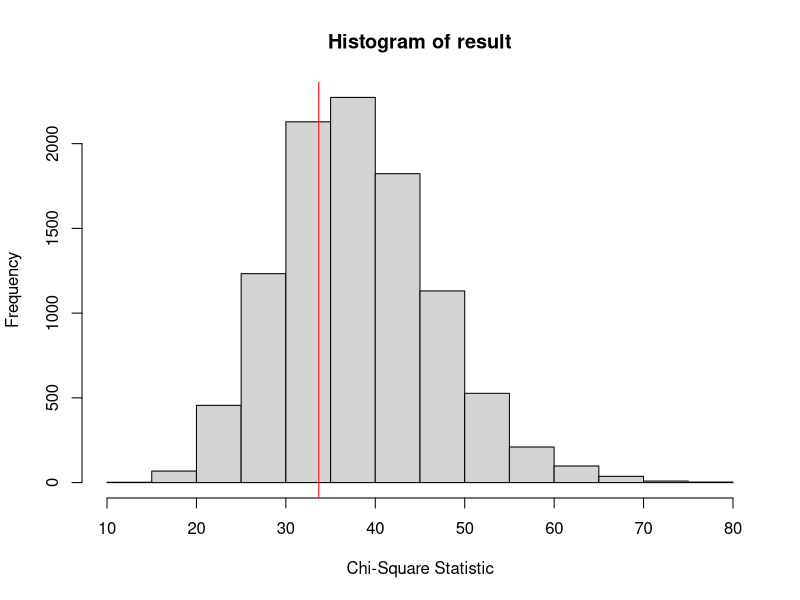

This figure's R source: (Note: this script raises an error after producing the figure.)

# Ryan Ballenger
# Math 156
# HW 4

#setwd("/Users/Ryan/Desktop")

#####
# 1.

#setwd("/Users/Ryan/Desktop")
Lot = read.csv("Lottery.csv")

# Chi-square goodness of fit test 
Numbers<-Lot$Win
Obs<-table(Numbers);Obs

chisq1 <-function(Obs){
  Expected <- rep(sum(Obs)/length(Obs),length(Obs))
  sum((Obs-Expected)^2/Expected)
}
observed <-chisq1(Obs);observed # chi-square statistic is 33.676

Pvalue <-chisq.test(Obs); Pvalue 
# p-value is .67 suggesting they are randomly drawn.
# Using the Chi-square goodness of fit test, the numbers 
# are shown to have been selected randomly. The .67 p-value 
# shows this is a typical random draw. 


# drawing samples of 500 numbers from 1 to 39 
nums=c(1:39); nums

N =10^4 -1; result<-numeric(N)
for (i in 1:N){
  nums.sim<-sample(nums, length(Numbers), replace= TRUE)
  result[i]<-chisq1(table(nums.sim))
}
hist(result, xlab="Chi-Square Statistic")
abline(v = observed, col = "red") 
Pvalue <- (sum(result >= observed)+1)/(N+1); Pvalue   
# P-value is .67, which suggests numbers are randomly chosen 
# Like the first test, this sampling test shows the numbers are
# randomly drawn effectively by California. The .67 p-value shows 
# the data is typical for a random draw. 


#####
# 2. 

# install.packages("VGAM")
# library("VGAM")

# intervals are 
# 1 - 1.5 , 1.5 - 2 , 2 - 3 , 3 - 5, 5 +  

# determine pareto distribution for each interval 
Expected<-c(ppareto(1.5, 1, 2),ppareto(2.0, 1, 2)-ppareto(1.5, 1, 2),ppareto(3.0, 1, 2)-ppareto(2.0, 1, 2),ppareto(5.0, 1, 2)-ppareto(3.0, 1, 2),1 - ppareto(5.0, 1, 2)); Expected

# sample of 70 random numbers in the ranges from the handout
sample = c(30, 18, 9, 10, 3)

chisquare <-function(Obs,Exp){
  sum((Obs-Exp)^2/Exp)
}

# chi-square of the table of the 70 random numbers and the distribution from the pareto function with scale = 1 and shape = 2
sampleChi = chisquare(sample, Expected*70)

Pvalue<- pchisq(sampleChi,4,lower.tail = FALSE); Pvalue #.07244 
# the .07244 p-value suggests the random numbers could be from a pdf f(x) = 2/x^3 for x >= 1.

# a second test with random samples from rpareto is done
N = 10^4-1; result = numeric(N)
for (i in 1:N){
  expData = rpareto(70, 1, 2)
  Counts=numeric(5) 
  Counts[1] = sum(expData < 1.5) 
  Counts[2] = sum((expData >= 1.5) & (expData < 2.0))
  Counts[3] = sum((expData >= 2.0) & (expData < 3.0))
  Counts[4] = sum((expData >= 3.0) & (expData < 5.0))
  Counts[5] = sum(expData >= 5.0)
  result[i] = chisquare(Counts, Expected *70)
}

hist(result, xlim = c(0,30), breaks = "FD",probability =TRUE)
curve(dchisq(x, df=4), col = "blue", add= TRUE)     #nearly perfect fit, as expectet
abline(v = sampleChi, col = "red")

Pvalue=(sum(result >= sampleChi)+1)/(N+1); Pvalue #.0716
# a similar p-value of .0716 is found which suggests this could be from the pdf f(x) = 2/x^3 for x >= 1.



#####
# 3.

# 14a. A test of homogeneity because we are determining if feelings are equally distributed 
# across two different populations

# replicate table from exercise 14 on pg. 71
Survey = c(rep("Like Very Much", 180), rep("Like", 260), rep("Neither", 137), rep("Dislike", 96), rep("Dislike Very Much", 52), rep("Like Very Much", 210), rep("Like", 266), rep("Neither", 145), rep("Dislike", 85), rep("Dislike Very Much", 49))
Gender = c(rep("Boys", 725), rep("Girls", 755))

table(Survey, Gender)

# built-in chi-square test
chisq.test(table(Survey, Gender)) # p=.5998


observed = chisq.test(table(Survey, Gender))$statistic

# test by permuting the sex column 
N = 10^4 -1; result <- numeric(N)
for (i in 1:N) {
  Gender.perm<-sample(Gender)
  result[i]<-chisq.test(table(Survey, Gender.perm))$statistic
}

hist(result, xlab="Chi-square Statistic")
abline(v = observed, col = "red")
pValue = (sum(result >= observed)+1)/(N+1);pValue # .592

# The test of homogeneity shows that the feelings are distributed equally across two populations (in this case, gender)
# Boys and girls do not significantly differ on their feelings towards the commercials. 


#####
# 4.

# exercise 22 on page 73

# N(22, 49) which is a mean = 22 and sd = 7

p = c(.2, .4, .6, .8)
qnorm(p, 22, 7)
# 16.10865 20.22657 23.77343 27.89135

# get data
ex22 = read.csv("Exercise22.csv")$var1

# count by interval 
Counts=numeric(5)
Counts[1] = sum(ex22 <= 16.10865) 
Counts[2] = sum((ex22 > 16.10865) & (ex22 <= 20.22657))
Counts[3] = sum((ex22 > 20.22657) & (ex22 <= 23.77343))
Counts[4] = sum((ex22 > 23.77343) & (ex22 <= 27.89135))
Counts[5] = sum(ex22 > 27.89135)
# number of values that fall in each interval 
Counts


# chi-square for comparing two vectors 
chisquare <-function(Obs,Exp){
  sum((Obs-Exp)^2/Exp)
}

Expected<-length(ex22)*c(.2, .2, .2, .2, .2);
chiStat<-chisquare(Counts,Expected);
Pvalue<- pchisq(chiStat,4,lower.tail = FALSE); Pvalue #.09 so yes it could have come from there

## or the chisq.test gives the same answer on counts, since the values should be equally distrbuted per range
chisq.test(Counts)

# p-value of .09 suggests that this set of numbers could be generated by N(22, 7^2).



#####
# 5.

# setwd("/Users/Ryan/Desktop")

Runs= read.csv("RedSox2013.csv")$R

meanRuns = mean(Runs) # 5.19 
meanRuns

# var(Runs) is 12+ so unlikely poisson is a good model 

# determine 5 ranges where the values should be equally distributed
qpois(c(.2, .4, .6, .8), meanRuns)
# the .2, .4, .6, and .8 quantiles are separated by 3, 4, 6, 7

# count the number of runs in each quantile 
Counts=numeric(5)
Counts[1] = sum(Runs <= 3) 
Counts[2] = sum((Runs > 3) & (Runs <= 4))
Counts[3] = sum((Runs > 4) & (Runs <= 6))
Counts[4] = sum((Runs > 6) & (Runs <= 7))
Counts[5] = sum((Runs > 7))

Expected<-length(Runs)*c(ppois(3.0, meanRuns, lower.tail = TRUE),ppois(4.0, meanRuns, lower.tail = TRUE)-ppois(3.0, meanRuns, lower.tail = TRUE),ppois(6.0, meanRuns, lower.tail = TRUE)-ppois(4.0, meanRuns, lower.tail = TRUE), ppois(7.0, meanRuns, lower.tail = TRUE)-ppois(6.0, meanRuns, lower.tail = TRUE),1-ppois(7, meanRuns, lower.tail = TRUE)); Expected

chisquare <-function(Obs,Exp){
  sum((Obs-Exp)^2/Exp)
}

result = chisquare(Counts, Expected)

Pvalue<- pchisq(result,4,lower.tail = FALSE); Pvalue

# The p-value is 4.333648e-06 which suggests the poisson with lamda of 5.19, the mean of the data,
# is not a good model. The variance is > 12 which means the mean and variance are not the same 
# and poisson is not a good approximation. 















